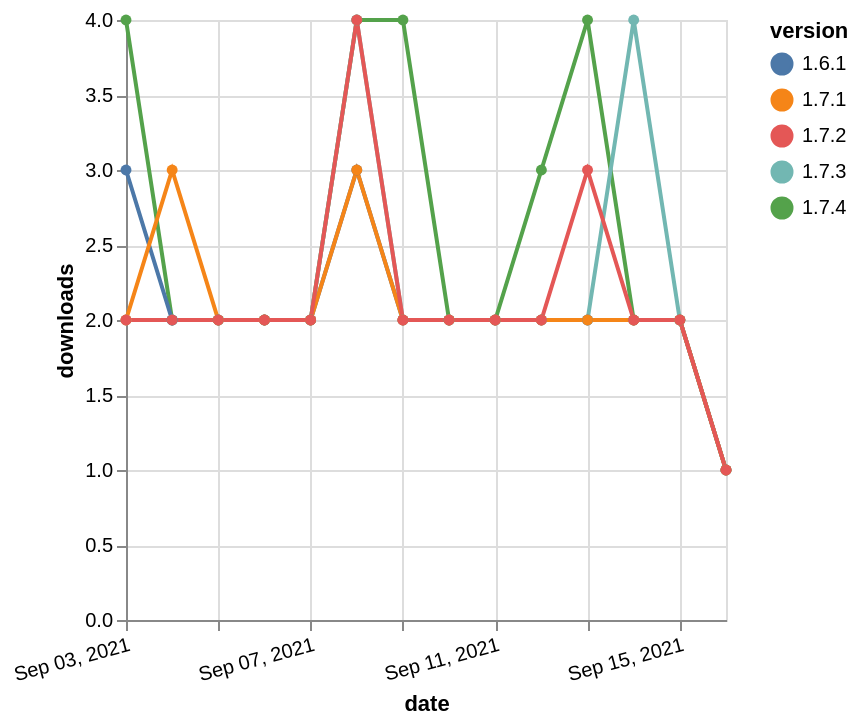

The specification (Vega-Lite) saved for this image:
### Vega-Lite specification from a JSON file in a GitHub repository (floating-point values rounded to 4 significant figures)
{"$schema": "https://vega.github.io/schema/vega-lite/v5.json", "description": "A simple bar chart with embedded data.", "data": {"values": [{"date": "2021-09-03", "total": 1165, "delta": 4, "version": "1.7.4"}, {"date": "2021-09-04", "total": 1167, "delta": 2, "version": "1.7.4"}, {"date": "2021-09-05", "total": 1169, "delta": 2, "version": "1.7.4"}, {"date": "2021-09-06", "total": 1171, "delta": 2, "version": "1.7.4"}, {"date": "2021-09-07", "total": 1173, "delta": 2, "version": "1.7.4"}, {"date": "2021-09-08", "total": 1177, "delta": 4, "version": "1.7.4"}, {"date": "2021-09-09", "total": 1181, "delta": 4, "version": "1.7.4"}, {"date": "2021-09-10", "total": 1183, "delta": 2, "version": "1.7.4"}, {"date": "2021-09-11", "total": 1185, "delta": 2, "version": "1.7.4"}, {"date": "2021-09-12", "total": 1188, "delta": 3, "version": "1.7.4"}, {"date": "2021-09-13", "total": 1192, "delta": 4, "version": "1.7.4"}, {"date": "2021-09-14", "total": 1194, "delta": 2, "version": "1.7.4"}, {"date": "2021-09-15", "total": 1196, "delta": 2, "version": "1.7.4"}, {"date": "2021-09-16", "total": 1197, "delta": 1, "version": "1.7.4"}, {"date": "2021-09-03", "total": 2246, "delta": 2, "version": "1.7.3"}, {"date": "2021-09-04", "total": 2248, "delta": 2, "version": "1.7.3"}, {"date": "2021-09-05", "total": 2250, "delta": 2, "version": "1.7.3"}, {"date": "2021-09-06", "total": 2252, "delta": 2, "version": "1.7.3"}, {"date": "2021-09-07", "total": 2254, "delta": 2, "version": "1.7.3"}, {"date": "2021-09-08", "total": 2258, "delta": 4, "version": "1.7.3"}, {"date": "2021-09-09", "total": 2260, "delta": 2, "version": "1.7.3"}, {"date": "2021-09-10", "total": 2262, "delta": 2, "version": "1.7.3"}, {"date": "2021-09-11", "total": 2264, "delta": 2, "version": "1.7.3"}, {"date": "2021-09-12", "total": 2266, "delta": 2, "version": "1.7.3"}, {"date": "2021-09-13", "total": 2268, "delta": 2, "version": "1.7.3"}, {"date": "2021-09-14", "total": 2272, "delta": 4, "version": "1.7.3"}, {"date": "2021-09-15", "total": 2274, "delta": 2, "version": "1.7.3"}, {"date": "2021-09-16", "total": 2275, "delta": 1, "version": "1.7.3"}, {"date": "2021-09-03", "total": 2486, "delta": 3, "version": "1.6.1"}, {"date": "2021-09-04", "total": 2488, "delta": 2, "version": "1.6.1"}, {"date": "2021-09-05", "total": 2490, "delta": 2, "version": "1.6.1"}, {"date": "2021-09-06", "total": 2492, "delta": 2, "version": "1.6.1"}, {"date": "2021-09-07", "total": 2494, "delta": 2, "version": "1.6.1"}, {"date": "2021-09-08", "total": 2497, "delta": 3, "version": "1.6.1"}, {"date": "2021-09-09", "total": 2499, "delta": 2, "version": "1.6.1"}, {"date": "2021-09-10", "total": 2501, "delta": 2, "version": "1.6.1"}, {"date": "2021-09-11", "total": 2503, "delta": 2, "version": "1.6.1"}, {"date": "2021-09-12", "total": 2505, "delta": 2, "version": "1.6.1"}, {"date": "2021-09-13", "total": 2507, "delta": 2, "version": "1.6.1"}, {"date": "2021-09-14", "total": 2509, "delta": 2, "version": "1.6.1"}, {"date": "2021-09-15", "total": 2511, "delta": 2, "version": "1.6.1"}, {"date": "2021-09-16", "total": 2512, "delta": 1, "version": "1.6.1"}, {"date": "2021-09-03", "total": 2491, "delta": 2, "version": "1.7.1"}, {"date": "2021-09-04", "total": 2494, "delta": 3, "version": "1.7.1"}, {"date": "2021-09-05", "total": 2496, "delta": 2, "version": "1.7.1"}, {"date": "2021-09-06", "total": 2498, "delta": 2, "version": "1.7.1"}, {"date": "2021-09-07", "total": 2500, "delta": 2, "version": "1.7.1"}, {"date": "2021-09-08", "total": 2503, "delta": 3, "version": "1.7.1"}, {"date": "2021-09-09", "total": 2505, "delta": 2, "version": "1.7.1"}, {"date": "2021-09-10", "total": 2507, "delta": 2, "version": "1.7.1"}, {"date": "2021-09-11", "total": 2509, "delta": 2, "version": "1.7.1"}, {"date": "2021-09-12", "total": 2511, "delta": 2, "version": "1.7.1"}, {"date": "2021-09-13", "total": 2513, "delta": 2, "version": "1.7.1"}, {"date": "2021-09-14", "total": 2515, "delta": 2, "version": "1.7.1"}, {"date": "2021-09-15", "total": 2517, "delta": 2, "version": "1.7.1"}, {"date": "2021-09-16", "total": 2518, "delta": 1, "version": "1.7.1"}, {"date": "2021-09-03", "total": 2769, "delta": 2, "version": "1.7.2"}, {"date": "2021-09-04", "total": 2771, "delta": 2, "version": "1.7.2"}, {"date": "2021-09-05", "total": 2773, "delta": 2, "version": "1.7.2"}, {"date": "2021-09-06", "total": 2775, "delta": 2, "version": "1.7.2"}, {"date": "2021-09-07", "total": 2777, "delta": 2, "version": "1.7.2"}, {"date": "2021-09-08", "total": 2781, "delta": 4, "version": "1.7.2"}, {"date": "2021-09-09", "total": 2783, "delta": 2, "version": "1.7.2"}, {"date": "2021-09-10", "total": 2785, "delta": 2, "version": "1.7.2"}, {"date": "2021-09-11", "total": 2787, "delta": 2, "version": "1.7.2"}, {"date": "2021-09-12", "total": 2789, "delta": 2, "version": "1.7.2"}, {"date": "2021-09-13", "total": 2792, "delta": 3, "version": "1.7.2"}, {"date": "2021-09-14", "total": 2794, "delta": 2, "version": "1.7.2"}, {"date": "2021-09-15", "total": 2796, "delta": 2, "version": "1.7.2"}, {"date": "2021-09-16", "total": 2797, "delta": 1, "version": "1.7.2"}]}, "width": "container", "mark": {"type": "line", "point": {"filled": true}}, "encoding": {"x": {"field": "date", "type": "temporal", "timeUnit": "yearmonthdate", "title": "date", "axis": {"labelAngle": -15}}, "y": {"field": "delta", "type": "quantitative", "title": "downloads"}, "color": {"field": "version", "type": "nominal"}, "tooltip": {"field": "delta"}}}
